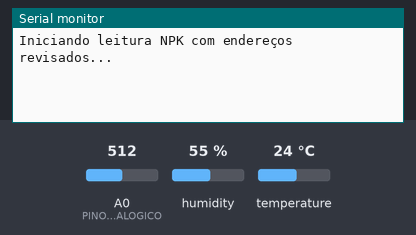
Bench run of a sketch on a simulated Arduino Uno, built with avr-gcc and run on an emulated ATmega328P. Shown: the last lines printed to the serial monitor. The inputs (shaded band) are chosen by the test bench; at power-on: humidity 55 %, A0 (PINO_UMIDADE_ANALOGICO) = 512, temperature 24 °C.

Above: at 2.2 s.
2.3 s: humidity set to 22 %
At 8.7 s:
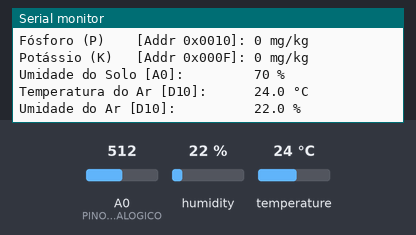
14.8 s: A0 (PINO_UMIDADE_ANALOGICO) set to 716
At 17.86 s:
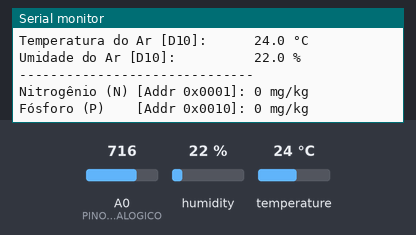
27.3 s: temperature set to 12 °C
At 27.88 s:
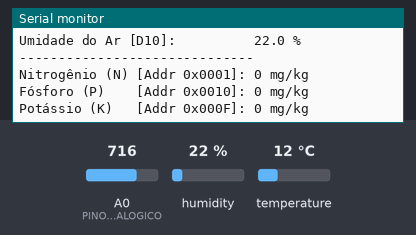
39.8 s: A0 (PINO_UMIDADE_ANALOGICO) set to 900
At 47.89 s:
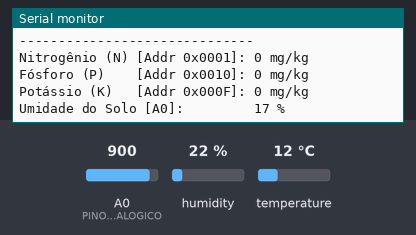
52.3 s: humidity set to 40 %
At 59.1 s:
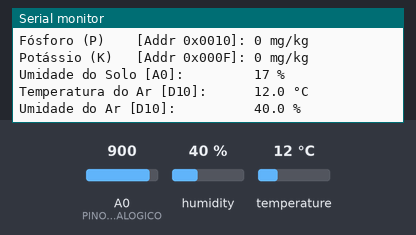
Timing chart, 0 to 60.6 s (numbered marks = the images above; inputs shaded):
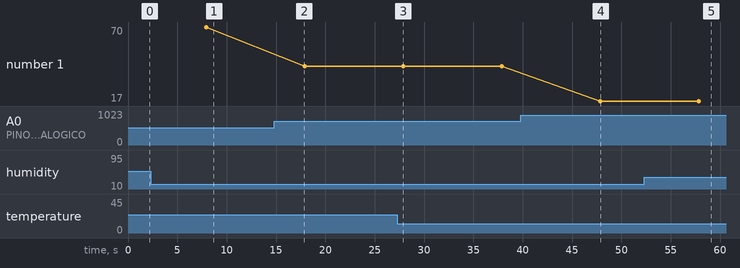

Measured:
- after the input at 2.3 s, the serial monitor: prints a new line after 5.7 s (image 1)
- after the input at 39.8 s, the serial monitor: prints a new line after 8.1 s (image 4)
- after the input at 52.3 s, the serial monitor: prints a new line after 5.6 s (image 5)
- plotted number 1: 70 → 42 after the input at 14.8 s, 42 → 17 after the input at 39.8 s

The sketch:

arduino-latest.ino
```cpp
#include <ModbusMaster.h>
#include <SoftwareSerial.h>
#include <DHT.h>

#define RE 8
#define DE 7

// Pinos e configuração do sensor DHT11
#define DHTPIN 10         // Pino digital D10 conectado ao DATA do DHT11
#define DHTTYPE DHT11     // Tipo do sensor: DHT11

// Pinos do sensor de umidade do solo
const int PINO_UMIDADE_ANALOGICO = A0;  // Pino para leitura analógica (AO)

SoftwareSerial mod(2, 3); // RX, TX
ModbusMaster node;
DHT dht(DHTPIN, DHTTYPE); // Inicializa sensor DHT11

void preTransmission() {
  digitalWrite(DE, HIGH);
  digitalWrite(RE, HIGH);
}

void postTransmission() {
  digitalWrite(DE, LOW);
  digitalWrite(RE, LOW);
}

void setup() {
  Serial.begin(9600);
  mod.begin(4800); // Confirmado
  node.begin(1, mod);  // Confirmado

  pinMode(DE, OUTPUT);
  pinMode(RE, OUTPUT);
  digitalWrite(DE, LOW);
  digitalWrite(RE, LOW);

  node.preTransmission(preTransmission);
  node.postTransmission(postTransmission);

  // Inicializa sensor DHT11
  dht.begin();

  Serial.println(F("Iniciando leitura NPK com endereços revisados..."));
  delay(1000);
}

void loop() {
  uint16_t nitrogenio = 0;
  uint16_t fosforo = 0;
  uint16_t potassio = 0;
  int valorAnalogico = 0;
  int percentualUmidade = 0;
  float temperatura = 0.0;
  float umidadeAr = 0.0;


  // --- Leitura do Nitrogênio (Hipótese 2: Addr 0x01) ---
  if (node.readHoldingRegisters(0x0001, 1) == node.ku8MBSuccess) {
    nitrogenio = node.getResponseBuffer(0);
  }
  delay(250);

  // --- Leitura do Fósforo (Endereço Confirmado: Addr 0x10) ---
  if (node.readHoldingRegisters(0x0010, 1) == node.ku8MBSuccess) {
    fosforo = node.getResponseBuffer(0);
  }
  delay(250);

  // --- Leitura do Potássio (Hipótese 1: Addr 0x0F) ---
  if (node.readHoldingRegisters(0x000F, 1) == node.ku8MBSuccess) {
    potassio = node.getResponseBuffer(0);
  }
  delay(250);

  // --- Leitura do Sensor de Umidade do Solo ---
  valorAnalogico = analogRead(PINO_UMIDADE_ANALOGICO);
  // Converte para percentual (solo seco: ~1023, solo úmido: ~300)
  percentualUmidade = map(valorAnalogico, 1023, 300, 0, 100);
  percentualUmidade = constrain(percentualUmidade, 0, 100);

  // --- Leitura do Sensor DHT11 (Temperatura e Umidade do Ar) ---
  umidadeAr = dht.readHumidity();
  temperatura = dht.readTemperature();

  // Verifica se a leitura falhou
  if (isnan(umidadeAr) || isnan(temperatura)) {
    // Em caso de erro, mantém valores zerados
    umidadeAr = 0.0;
    temperatura = 0.0;
  }

  // --- Exibição dos Resultados ---
 Serial.println(F("------------------------------"));
  Serial.print(F("Nitrogênio (N) [Addr 0x0001]: "));
  Serial.print(nitrogenio);
  Serial.println(F(" mg/kg"));

  Serial.print(F("Fósforo (P)    [Addr 0x0010]: "));
  Serial.print(fosforo);
  Serial.println(F(" mg/kg"));

  Serial.print(F("Potássio (K)   [Addr 0x000F]: "));
  Serial.print(potassio);
  Serial.println(F(" mg/kg"));

  Serial.print(F("Umidade do Solo [A0]:         "));
  Serial.print(percentualUmidade);
  Serial.println(F(" %"));

  Serial.print(F("Temperatura do Ar [D10]:      "));
  Serial.print(temperatura, 1);
  Serial.println(F(" °C"));

  Serial.print(F("Umidade do Ar [D10]:          "));
  Serial.print(umidadeAr, 1);
  Serial.println(F(" %"));

  delay(3000); // Aguarda 3 segundos para o próximo ciclo de leitura
}
```
